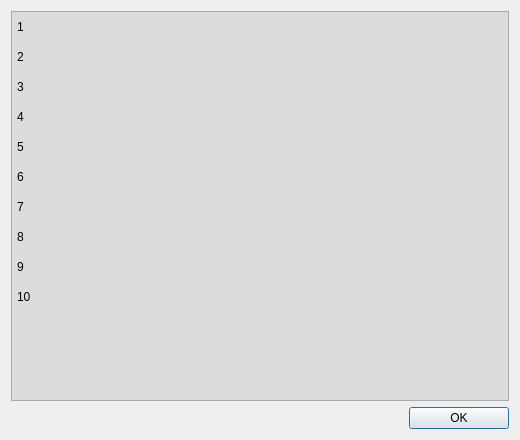
<?xml version="1.0" encoding="UTF-8"?>
<ui version="4.0">
 <class>ResultDialog</class>
 <widget class="QDialog" name="ResultDialog">
  <property name="geometry">
   <rect>
    <x>0</x>
    <y>0</y>
    <width>520</width>
    <height>440</height>
   </rect>
  </property>
  <property name="sizePolicy">
   <sizepolicy hsizetype="Maximum" vsizetype="Maximum">
    <horstretch>0</horstretch>
    <verstretch>0</verstretch>
   </sizepolicy>
  </property>
  <property name="windowTitle">
   <string>Top Results</string>
  </property>
  <property name="styleSheet">
   <string notr="true">QTableWidget
{
	background-color: rgb(220,220,220);
	selection-background-color: rgb(240,240,240);
	color: rgb(0,0,0);
	selection-color: rgb(0,0,0);
}

QHeaderView
{
	background-color: rgb(220,220,220);
}

QHeaderView::section
{
	background-color: rgb(220,220,220);
	border-style: none;
	margin: 5px;
}
</string>
  </property>
  <layout class="QVBoxLayout" name="verticalLayout">
   <item>
    <widget class="QTableWidget" name="table">
     <property name="focusPolicy">
      <enum>Qt::NoFocus</enum>
     </property>
     <property name="midLineWidth">
      <number>1</number>
     </property>
     <property name="tabKeyNavigation">
      <bool>false</bool>
     </property>
     <property name="selectionMode">
      <enum>QAbstractItemView::NoSelection</enum>
     </property>
     <property name="showGrid">
      <bool>false</bool>
     </property>
     <property name="gridStyle">
      <enum>Qt::NoPen</enum>
     </property>
     <property name="wordWrap">
      <bool>false</bool>
     </property>
     <property name="cornerButtonEnabled">
      <bool>false</bool>
     </property>
     <property name="rowCount">
      <number>10</number>
     </property>
     <property name="columnCount">
      <number>3</number>
     </property>
     <attribute name="horizontalHeaderVisible">
      <bool>false</bool>
     </attribute>
     <attribute name="horizontalHeaderHighlightSections">
      <bool>false</bool>
     </attribute>
     <attribute name="verticalHeaderVisible">
      <bool>true</bool>
     </attribute>
     <attribute name="verticalHeaderHighlightSections">
      <bool>false</bool>
     </attribute>
     <row/>
     <row/>
     <row/>
     <row/>
     <row/>
     <row/>
     <row/>
     <row/>
     <row/>
     <row/>
     <column/>
     <column/>
     <column/>
    </widget>
   </item>
   <item>
    <widget class="QFrame" name="frame">
     <property name="frameShape">
      <enum>QFrame::NoFrame</enum>
     </property>
     <property name="frameShadow">
      <enum>QFrame::Plain</enum>
     </property>
     <layout class="QHBoxLayout" name="horizontalLayout">
      <property name="leftMargin">
       <number>0</number>
      </property>
      <property name="topMargin">
       <number>0</number>
      </property>
      <property name="rightMargin">
       <number>0</number>
      </property>
      <property name="bottomMargin">
       <number>0</number>
      </property>
      <item>
       <spacer name="horizontalSpacer">
        <property name="orientation">
         <enum>Qt::Horizontal</enum>
        </property>
        <property name="sizeHint" stdset="0">
         <size>
          <width>395</width>
          <height>20</height>
         </size>
        </property>
       </spacer>
      </item>
      <item>
       <widget class="QPushButton" name="btnOK">
        <property name="minimumSize">
         <size>
          <width>100</width>
          <height>0</height>
         </size>
        </property>
        <property name="maximumSize">
         <size>
          <width>100</width>
          <height>16777215</height>
         </size>
        </property>
        <property name="text">
         <string>OK</string>
        </property>
       </widget>
      </item>
     </layout>
    </widget>
   </item>
  </layout>
 </widget>
 <resources/>
 <connections/>
</ui>
